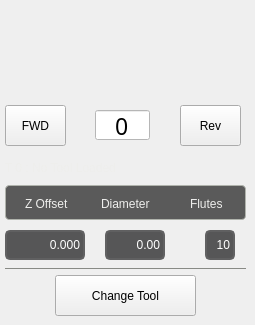
   <widget class="QWidget" name="page_withToolSpindleOff">
    <widget class="QLabel" name="label_7">
     <property name="geometry">
      <rect>
       <x>29</x>
       <y>0</y>
       <width>191</width>
       <height>151</height>
      </rect>
     </property>
     <property name="text">
      <string/>
     </property>
     <property name="pixmap">
      <pixmap resource="../resources.qrc">:/images/tool_loaded.png</pixmap>
     </property>
     <property name="scaledContents">
      <bool>true</bool>
     </property>
    </widget>
    <widget class="StatusLabel" name="statuslabel_zOffset_15">
     <property name="geometry">
      <rect>
       <x>205</x>
       <y>230</y>
       <width>30</width>
       <height>30</height>
      </rect>
     </property>
     <property name="sizePolicy">
      <sizepolicy hsizetype="Minimum" vsizetype="Minimum">
       <horstretch>0</horstretch>
       <verstretch>0</verstretch>
      </sizepolicy>
     </property>
     <property name="minimumSize">
      <size>
       <width>30</width>
       <height>30</height>
      </size>
     </property>
     <property name="maximumSize">
      <size>
       <width>50</width>
       <height>25</height>
      </size>
     </property>
     <property name="styleSheet">
      <string notr="true">QLabel {
    border-style: solid;
    border-color: rgb(96, 96, 97);
    border-width: 2px;
    border-radius: 5px;
    color: white;
    background: rgb(86, 86, 87);
	font: 50 17pt &quot;Bebas Kai&quot;;
}</string>
     </property>
     <property name="text">
      <string>10</string>
     </property>
     <property name="alignment">
      <set>Qt::AlignRight|Qt::AlignTrailing|Qt::AlignVCenter</set>
     </property>
     <property name="rules" stdset="0">
      <string>[]</string>
     </property>
     <property name="format" stdset="0">
      <string>{:.0f}</string>
     </property>
    </widget>
    <widget class="StatusLabel" name="statuslabel_zOffset_9">
     <property name="geometry">
      <rect>
       <x>105</x>
       <y>230</y>
       <width>60</width>
       <height>30</height>
      </rect>
     </property>
     <property name="sizePolicy">
      <sizepolicy hsizetype="Minimum" vsizetype="Minimum">
       <horstretch>0</horstretch>
       <verstretch>0</verstretch>
      </sizepolicy>
     </property>
     <property name="minimumSize">
      <size>
       <width>60</width>
       <height>30</height>
      </size>
     </property>
     <property name="maximumSize">
      <size>
       <width>51</width>
       <height>30</height>
      </size>
     </property>
     <property name="styleSheet">
      <string notr="true">QLabel {
    border-style: solid;
    border-color: rgb(96, 96, 97);
    border-width: 2px;
    border-radius: 5px;
    color: white;
    background: rgb(86, 86, 87);
	font: 50 17pt &quot;Bebas Kai&quot;;
}</string>
     </property>
     <property name="text">
      <string>0.00</string>
     </property>
     <property name="alignment">
      <set>Qt::AlignRight|Qt::AlignTrailing|Qt::AlignVCenter</set>
     </property>
     <property name="rules" stdset="0">
      <string>[{&quot;channels&quot;: [{&quot;url&quot;: &quot;tooltable:current_tool?diameter&quot;, &quot;trigger&quot;: true}, {&quot;url&quot;: &quot;status:linear_units?text&quot;, &quot;trigger&quot;: false}], &quot;property&quot;: &quot;Text&quot;, &quot;expression&quot;: &quot;\&quot;{:.3f}\&quot;.format(ch[0]) if ch[1] == 'in' else \&quot;{:.2f}\&quot;.format(ch[0])&quot;, &quot;name&quot;: &quot;Diameter&quot;}]</string>
     </property>
     <property name="format" stdset="0">
      <string>{:.0f}</string>
     </property>
    </widget>
    <widget class="StatusLabel" name="statuslabel_zOffset_10">
     <property name="geometry">
      <rect>
       <x>5</x>
       <y>230</y>
       <width>80</width>
       <height>30</height>
      </rect>
     </property>
     <property name="sizePolicy">
      <sizepolicy hsizetype="Minimum" vsizetype="Minimum">
       <horstretch>0</horstretch>
       <verstretch>0</verstretch>
      </sizepolicy>
     </property>
     <property name="minimumSize">
      <size>
       <width>80</width>
       <height>30</height>
      </size>
     </property>
     <property name="maximumSize">
      <size>
       <width>70</width>
       <height>25</height>
      </size>
     </property>
     <property name="styleSheet">
      <string notr="true">QLabel {
    border-style: solid;
    border-color: rgb(96, 96, 97);
    border-width: 2px;
    border-radius: 5px;
    color: white;
    background: rgb(86, 86, 87);
	font: 50 17pt &quot;Bebas Kai&quot;;
}</string>
     </property>
     <property name="text">
      <string>0.000</string>
     </property>
     <property name="alignment">
      <set>Qt::AlignRight|Qt::AlignTrailing|Qt::AlignVCenter</set>
     </property>
     <property name="rules" stdset="0">
      <string>[{&quot;channels&quot;: [{&quot;url&quot;: &quot;tooltable:current_tool?z_offset&quot;, &quot;trigger&quot;: true}, {&quot;url&quot;: &quot;status:linear_units?text&quot;, &quot;trigger&quot;: false}], &quot;property&quot;: &quot;Text&quot;, &quot;expression&quot;: &quot;\&quot;{:.4f}\&quot;.format(ch[0]) if ch[1] == 'in' else \&quot;{:.3f}\&quot;.format(ch[0])&quot;, &quot;name&quot;: &quot;Z Offset&quot;}]</string>
     </property>
     <property name="format" stdset="0">
      <string>{:.0f}</string>
     </property>
    </widget>
    <widget class="StatusLabel" name="statuslabel_12">
     <property name="geometry">
      <rect>
       <x>5</x>
       <y>155</y>
       <width>241</width>
       <height>26</height>
      </rect>
     </property>
     <property name="styleSheet">
      <string notr="true">QLabel{
    color: rgb(238, 238, 236);
	font: 14pt &quot;Bebas Kai&quot;;
}</string>
     </property>
     <property name="text">
      <string>T 0 : No Tool Loaded</string>
     </property>
     <property name="rules" stdset="0">
      <string>[{&quot;channels&quot;: [{&quot;url&quot;: &quot;tooltable:current_tool?tool_number&quot;, &quot;trigger&quot;: true}, {&quot;url&quot;: &quot;tooltable:current_tool?remark&quot;, &quot;trigger&quot;: false}], &quot;property&quot;: &quot;Text&quot;, &quot;expression&quot;: &quot;'T ' + (str(ch[0])) + \&quot; : \&quot; + ch[1]&quot;, &quot;name&quot;: &quot;Tool Number &amp; comment&quot;}]</string>
     </property>
    </widget>
    <widget class="QPushButton" name="changeToolBtn">
     <property name="geometry">
      <rect>
       <x>55</x>
       <y>275</y>
       <width>141</width>
       <height>41</height>
      </rect>
     </property>
     <property name="text">
      <string>Change Tool</string>
     </property>
    </widget>
    <widget class="Line" name="line_3">
     <property name="geometry">
      <rect>
       <x>5</x>
       <y>260</y>
       <width>241</width>
       <height>16</height>
      </rect>
     </property>
     <property name="styleSheet">
      <string notr="true">color: rgb(136, 138, 133)</string>
     </property>
     <property name="frameShadow">
      <enum>QFrame::Plain</enum>
     </property>
     <property name="orientation">
      <enum>Qt::Horizontal</enum>
     </property>
    </widget>
    <widget class="VCPLineEdit" name="spindleSpeed">
     <property name="geometry">
      <rect>
       <x>95</x>
       <y>110</y>
       <width>55</width>
       <height>30</height>
      </rect>
     </property>
     <property name="sizePolicy">
      <sizepolicy hsizetype="Fixed" vsizetype="Fixed">
       <horstretch>0</horstretch>
       <verstretch>0</verstretch>
      </sizepolicy>
     </property>
     <property name="minimumSize">
      <size>
       <width>55</width>
       <height>30</height>
      </size>
     </property>
     <property name="maximumSize">
      <size>
       <width>55</width>
       <height>30</height>
      </size>
     </property>
     <property name="palette">
      <palette>
       <active>
        <colorrole role="WindowText">
         <brush brushstyle="SolidPattern">
          <color alpha="255">
           <red>0</red>
           <green>0</green>
           <blue>0</blue>
          </color>
         </brush>
        </colorrole>
        <colorrole role="Button">
         <brush brushstyle="SolidPattern">
          <color alpha="255">
           <red>255</red>
           <green>255</green>
           <blue>255</blue>
          </color>
         </brush>
        </colorrole>
        <colorrole role="Text">
         <brush brushstyle="SolidPattern">
          <color alpha="255">
           <red>0</red>
           <green>0</green>
           <blue>0</blue>
          </color>
         </brush>
        </colorrole>
        <colorrole role="ButtonText">
         <brush brushstyle="SolidPattern">
          <color alpha="255">
           <red>0</red>
           <green>0</green>
           <blue>0</blue>
          </color>
         </brush>
        </colorrole>
        <colorrole role="Base">
         <brush brushstyle="SolidPattern">
          <color alpha="255">
           <red>255</red>
           <green>255</green>
           <blue>255</blue>
          </color>
         </brush>
        </colorrole>
        <colorrole role="Window">
         <brush brushstyle="SolidPattern">
          <color alpha="255">
           <red>255</red>
           <green>255</green>
           <blue>255</blue>
          </color>
         </brush>
        </colorrole>
        <colorrole role="Highlight">
         <brush brushstyle="SolidPattern">
          <color alpha="255">
           <red>65</red>
           <green>84</green>
           <blue>255</blue>
          </color>
         </brush>
        </colorrole>
        <colorrole role="HighlightedText">
         <brush brushstyle="SolidPattern">
          <color alpha="255">
           <red>255</red>
           <green>255</green>
           <blue>255</blue>
          </color>
         </brush>
        </colorrole>
       </active>
       <inactive>
        <colorrole role="WindowText">
         <brush brushstyle="SolidPattern">
          <color alpha="255">
           <red>0</red>
           <green>0</green>
           <blue>0</blue>
          </color>
         </brush>
        </colorrole>
        <colorrole role="Button">
         <brush brushstyle="SolidPattern">
          <color alpha="255">
           <red>255</red>
           <green>255</green>
           <blue>255</blue>
          </color>
         </brush>
        </colorrole>
        <colorrole role="Text">
         <brush brushstyle="SolidPattern">
          <color alpha="255">
           <red>0</red>
           <green>0</green>
           <blue>0</blue>
          </color>
         </brush>
        </colorrole>
        <colorrole role="ButtonText">
         <brush brushstyle="SolidPattern">
          <color alpha="255">
           <red>0</red>
           <green>0</green>
           <blue>0</blue>
          </color>
         </brush>
        </colorrole>
        <colorrole role="Base">
         <brush brushstyle="SolidPattern">
          <color alpha="255">
           <red>255</red>
           <green>255</green>
           <blue>255</blue>
          </color>
         </brush>
        </colorrole>
        <colorrole role="Window">
         <brush brushstyle="SolidPattern">
          <color alpha="255">
           <red>255</red>
           <green>255</green>
           <blue>255</blue>
          </color>
         </brush>
        </colorrole>
        <colorrole role="Highlight">
         <brush brushstyle="SolidPattern">
          <color alpha="255">
           <red>65</red>
           <green>84</green>
           <blue>255</blue>
          </color>
         </brush>
        </colorrole>
        <colorrole role="HighlightedText">
         <brush brushstyle="SolidPattern">
          <color alpha="255">
           <red>255</red>
           <green>255</green>
           <blue>255</blue>
          </color>
         </brush>
        </colorrole>
       </inactive>
       <disabled>
        <colorrole role="WindowText">
         <brush brushstyle="SolidPattern">
          <color alpha="255">
           <red>0</red>
           <green>0</green>
           <blue>0</blue>
          </color>
         </brush>
        </colorrole>
        <colorrole role="Button">
         <brush brushstyle="SolidPattern">
          <color alpha="255">
           <red>255</red>
           <green>255</green>
           <blue>255</blue>
          </color>
         </brush>
        </colorrole>
        <colorrole role="Text">
         <brush brushstyle="SolidPattern">
          <color alpha="255">
           <red>0</red>
           <green>0</green>
           <blue>0</blue>
          </color>
         </brush>
        </colorrole>
        <colorrole role="ButtonText">
         <brush brushstyle="SolidPattern">
          <color alpha="255">
           <red>0</red>
           <green>0</green>
           <blue>0</blue>
          </color>
         </brush>
        </colorrole>
        <colorrole role="Base">
         <brush brushstyle="SolidPattern">
          <color alpha="255">
           <red>255</red>
           <green>255</green>
           <blue>255</blue>
          </color>
         </brush>
        </colorrole>
        <colorrole role="Window">
         <brush brushstyle="SolidPattern">
          <color alpha="255">
           <red>255</red>
           <green>255</green>
           <blue>255</blue>
          </color>
         </brush>
        </colorrole>
        <colorrole role="Highlight">
         <brush brushstyle="SolidPattern">
          <color alpha="255">
           <red>65</red>
           <green>84</green>
           <blue>255</blue>
          </color>
         </brush>
        </colorrole>
        <colorrole role="HighlightedText">
         <brush brushstyle="SolidPattern">
          <color alpha="255">
           <red>255</red>
           <green>255</green>
           <blue>255</blue>
          </color>
         </brush>
        </colorrole>
       </disabled>
      </palette>
     </property>
     <property name="font">
      <font>
       <family>Bebas Kai</family>
       <pointsize>17</pointsize>
       <weight>50</weight>
       <italic>false</italic>
       <bold>false</bold>
      </font>
     </property>
     <property name="focusPolicy">
      <enum>Qt::ClickFocus</enum>
     </property>
     <property name="contextMenuPolicy">
      <enum>Qt::NoContextMenu</enum>
     </property>
     <property name="styleSheet">
      <string notr="true">font: 17pt;</string>
     </property>
     <property name="text">
      <string>0</string>
     </property>
     <property name="maxLength">
      <number>5</number>
     </property>
     <property name="frame">
      <bool>true</bool>
     </property>
     <property name="alignment">
      <set>Qt::AlignCenter</set>
     </property>
     <property name="rules" stdset="0">
      <string>[{&quot;channels&quot;: [{&quot;url&quot;: &quot;status:settings?speed&quot;, &quot;trigger&quot;: true}], &quot;property&quot;: &quot;Text&quot;, &quot;expression&quot;: &quot;str(int(ch[0]))&quot;, &quot;name&quot;: &quot;Default spindle speed&quot;}]</string>
     </property>
    </widget>
    <widget class="QPushButton" name="spindleRevBtn">
     <property name="geometry">
      <rect>
       <x>180</x>
       <y>105</y>
       <width>61</width>
       <height>41</height>
      </rect>
     </property>
     <property name="text">
      <string>Rev</string>
     </property>
     <property name="icon">
      <iconset resource="../resources.qrc">
       <normaloff>:/images/ccw_arrow.png</normaloff>:/images/ccw_arrow.png</iconset>
     </property>
    </widget>
    <widget class="QPushButton" name="spindleFwdBtn">
     <property name="geometry">
      <rect>
       <x>5</x>
       <y>105</y>
       <width>61</width>
       <height>41</height>
      </rect>
     </property>
     <property name="text">
      <string>FWD</string>
     </property>
     <property name="icon">
      <iconset resource="../resources.qrc">
       <normaloff>:/images/cw_arrow.png</normaloff>:/images/cw_arrow.png</iconset>
     </property>
    </widget>
    <widget class="QFrame" name="frame_3">
     <property name="geometry">
      <rect>
       <x>5</x>
       <y>185</y>
       <width>241</width>
       <height>35</height>
      </rect>
     </property>
     <property name="styleSheet">
      <string notr="true">.QFrame{
    border-style: solid;
    border-color: rgb(176, 179,172);
    border-width: 1px;
    border-radius: 4px;
    background-color: rgb(90, 90, 90);
    padding: -5px;
}</string>
     </property>
     <property name="frameShape">
      <enum>QFrame::StyledPanel</enum>
     </property>
     <property name="frameShadow">
      <enum>QFrame::Raised</enum>
     </property>
     <widget class="QLabel" name="label_35">
      <property name="geometry">
       <rect>
        <x>20</x>
        <y>10</y>
        <width>66</width>
        <height>17</height>
       </rect>
      </property>
      <property name="styleSheet">
       <string notr="true">QLabel{
    color: rgb(238, 238, 236);
	font: 16pt &quot;Bebas Kai&quot;;
}</string>
      </property>
      <property name="text">
       <string>Z Offset</string>
      </property>
     </widget>
     <widget class="QLabel" name="label_36">
      <property name="geometry">
       <rect>
        <x>96</x>
        <y>10</y>
        <width>71</width>
        <height>17</height>
       </rect>
      </property>
      <property name="styleSheet">
       <string notr="true">QLabel{
    color: rgb(238, 238, 236);
	font: 16pt &quot;Bebas Kai&quot;;
}</string>
      </property>
      <property name="text">
       <string>Diameter</string>
      </property>
     </widget>
     <widget class="QLabel" name="label_37">
      <property name="geometry">
       <rect>
        <x>185</x>
        <y>10</y>
        <width>51</width>
        <height>17</height>
       </rect>
      </property>
      <property name="styleSheet">
       <string notr="true">QLabel{
    color: rgb(238, 238, 236);
	font: 16pt &quot;Bebas Kai&quot;;
}</string>
      </property>
      <property name="text">
       <string>Flutes</string>
      </property>
     </widget>
    </widget>
   </widget>
